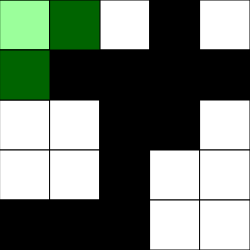
Frame 1 (no input)
Frame 60 (no input): identical to frame 1, image omitted
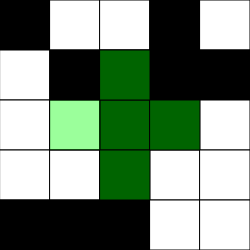
Frame 120 (the mouse pressed at the canvas centre since frame 60)

The p5.js sketch that drew these frames (run headless with seeded random() and noise() and a simulated clock; from frame 60 on, the mouse is pressed at the canvas centre):

// p5.js sketch
// ── sketch.js
// Project Title
// Your Name
// Date

// let grid = 
// [ 
// [0,  50,  100,  150, 200],
// [0,    0,    0,   0,   0],
// [30,  40,  50,  60,   70],
// [255, 255, 255, 255, 255]
// ];

let grid = [];
let squareSize = 50;
const NUM_ROWS = 5; const NUM_COLS = 5;

let winState = false;
let winBG = 0;

let row, col;

function setup() {
  createCanvas(NUM_COLS * squareSize, NUM_ROWS * squareSize);
  textSize(50);
  textAlign(CENTER);

  randomizeGrid();
}

function draw() {
  row = getCurrentY();
  col = getCurrentX();
  background(220);
  drawGrid();
  drawSelected(col,row);
  if(winState) drawWinText();
}

function mousePressed() { // Flip grid squares when mouse is pressed
  if(mouseX < width && mouseY < height && mouseButton === LEFT && winState === false){
    if(keyIsPressed && keyCode === SHIFT) {
      flip(col,row); // Flip current square
    } else if(winState === false) {
      flip(col,row); // Flip current square

      if(col != NUM_COLS-1) flip(col+1,row); // Flip square to the RIGHT.

      if(col != 0) flip(col-1,row); // Flip square to the LEFT.

      if(row != NUM_ROWS-1) flip(col,row+1); // Flip square ABOVE.

      if(row != 0) flip(col,row-1); // Flip square BELOW.
    }

  }
}

function keyPressed() {
  if(keyCode === 32 && winState) {
    randomizeGrid();
    winState = false;
  }
}

function drawSelected(col,row) {
  fill(0,255,0,100);
  if(mouseX < width && mouseY < height) {
    if(keyIsPressed && keyCode === SHIFT && winState === false){
      rect(col*squareSize,row*squareSize,squareSize);
    } else if(winState === false) {
      rect(col*squareSize,row*squareSize,squareSize); // Over current square

        if(col != NUM_COLS-1) rect((col+1)*squareSize,row*squareSize,squareSize); // Over square to the RIGHT.

        if(col != 0) rect((col-1)*squareSize,row*squareSize,squareSize); // Over square to the LEFT.

        if(row != NUM_ROWS-1) rect(col*squareSize,(row+1)*squareSize,squareSize); // Over square ABOVE.

        if(row != 0) rect(col*squareSize,(row-1)*squareSize,squareSize); // Over square BELOW.
    }
  }
}

function drawWinText() {
  let winTextColour, resetTextColour;
  if(winBG === 0) {
    noStroke();
    fill(0);
    rect(0,0,NUM_COLS*squareSize,NUM_ROWS*squareSize);
    winTextColour = color(0,255,0);
    resetTextColour = color(0,255,255);
  } else {
    stroke(0);
    fill(255);
    rect(0,0,NUM_COLS*squareSize,NUM_ROWS*squareSize);
    winTextColour = color(100,200,0);
    resetTextColour = color(255,0,255);
  }

  fill(winTextColour);
  textSize(((NUM_COLS+NUM_ROWS)*squareSize)/10); 
  text("You Win!",width*0.5,height*0.5);

  fill(resetTextColour);
  textSize(((NUM_COLS+NUM_ROWS)*squareSize)/30);
  text("Press SPACE to Reset",width*0.5,height*0.8);
}

function flip(x,y) {
  if(grid[y][x] === 0) {
    grid[y][x] = 1;
  } else {
    grid[y][x] = 0;
  }
}

function getCurrentX() { // Determines current column of the mouse.
  let currCol = constrain(floor(mouseX/squareSize),0,NUM_COLS-1);
  return(currCol);
}

function getCurrentY() { // Determines current column of the mouse.
  let currRow = constrain(floor(mouseY/squareSize),0,NUM_ROWS-1);
  return(currRow);
}

function randomizeGrid() {
  for(let i = 0; i < NUM_ROWS; i++) {
    grid.push([]);
    for(let j = 0; j < NUM_COLS; j++) {
      grid[i][j] = round(random(1)); 
    }
  }
}

function drawGrid() {
  stroke(0);
  let maxSquare = 0, minSquare = 1;
  for(let y = 0; y < NUM_ROWS; y++) {
    for(let x = 0; x < NUM_COLS; x++) {
      let currSquare = grid[y][x];
      if(currSquare > maxSquare) {
        maxSquare = currSquare;
      }
      if(currSquare < minSquare) {
        minSquare = currSquare;
      }
      fill(map(grid[y][x],0,1,0,255));
      rect(x*squareSize,y*squareSize, squareSize);
    }
    if(minSquare === maxSquare) {
      winState = true;
      winBG = minSquare;
    } else {
      winState = false;
    }
  }

}
